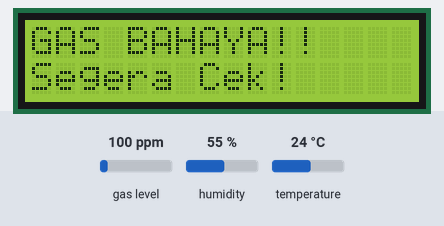
A program run on a simulated ESP32. Parts: 16×2 character LCD. The inputs (shaded band) are chosen by the test bench; at power-on: gas level 100 ppm, temperature 24 °C, humidity 55 %. WiFi joins after 1.5 s; servers stay silent unless stated; what the program prints to the serial monitor is not drawn.

Above: at 12.5 s.
12.6 s: gas level set to 54 ppm
18.1 s: gas level set to 47 ppm
At 23.3 s:
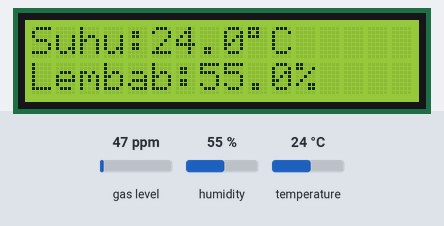
31.1 s: temperature set to 12 °C
At 33.0 s:
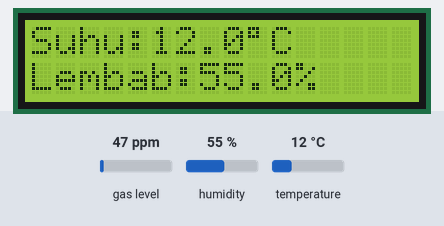
35.5 s: humidity set to 22 %
At 42.8 s:
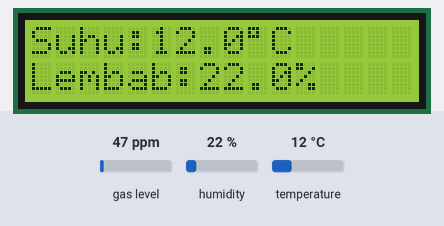
45.6 s: temperature set to 19 °C
At 52.5 s:
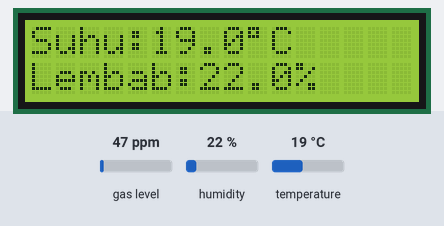
55.7 s: gas level set to 20 ppm
At 65.5 s:
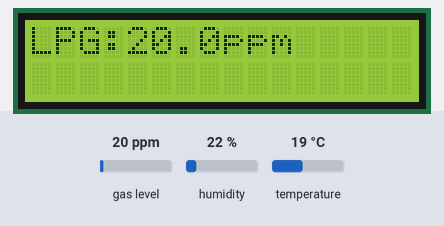
Timing chart, 0 to 67.0 s (numbered marks = the images above; inputs shaded):
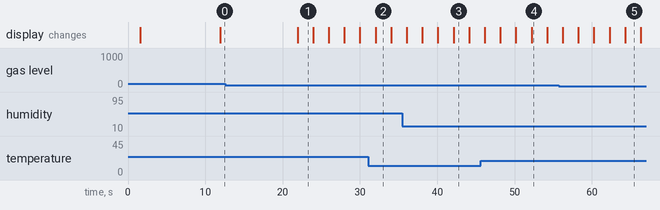

The program:

main.cpp
```cpp
// Blynk credentials (HARUS DI ATAS INCLUDE)
#define BLYNK_TEMPLATE_ID "TMPL6UKJvkBgO"
#define BLYNK_TEMPLATE_NAME "UASIOT"
#define BLYNK_AUTH_TOKEN "SSjhcJUeZ4ebqZ0SrV_809s-FU9dILME"

// Include library
#include <WiFi.h>
#include <BlynkSimpleEsp32.h>
#include <Wire.h>
#include <LiquidCrystal_I2C.h>
#include <DHT.h>
#include <MQUnifiedsensor.h>

// WiFi credentials
char ssid[] = "Apip";
char pass[] = "";

// LCD I2C
LiquidCrystal_I2C lcd(0x27, 16, 2);

// DHT11
#define DHTPIN 4
#define DHTTYPE DHT22
DHT dht(DHTPIN, DHTTYPE);

// MQ-2
#define Board "ESP32"
#define Voltage_Resolution 3.3
#define ADC_Bit_Resolution 12
#define RatioMQ2CleanAir 9.83
#define MQ2_PIN 34

MQUnifiedsensor mq2(Board, Voltage_Resolution, ADC_Bit_Resolution, MQ2_PIN, "MQ-2");

// Timer Blynk
BlynkTimer timer;

// Variabel sensor global
float lpg_ppm, co_ppm, smoke_ppm, h2_ppm, temperature, humidity;

// Threshold limit
#define LPG_LIMIT 1000
#define CO_LIMIT 50
#define SMOKE_LIMIT 300
#define H2_LIMIT 1000

bool kondisiBahaya = false;

void readSensors() {
  humidity = dht.readHumidity();
  temperature = dht.readTemperature();

  if (isnan(humidity) || isnan(temperature)) {
    Serial.println("Gagal membaca DHT11!");
    lcd.clear();
    lcd.setCursor(0, 0);
    lcd.print("Sensor Error");
    return;
  }

  mq2.update();

  mq2.setRegressionMethod(1);

  mq2.setA(574.25); mq2.setB(-2.222);
  lpg_ppm = mq2.readSensor();

  mq2.setA(36974); mq2.setB(-3.109);
  co_ppm = mq2.readSensor();

  mq2.setA(1000); mq2.setB(-2.186);
  smoke_ppm = mq2.readSensor();

  mq2.setA(987); mq2.setB(-2.162);
  h2_ppm = mq2.readSensor();

  Blynk.virtualWrite(V0, temperature);
  Blynk.virtualWrite(V1, humidity);
  Blynk.virtualWrite(V2, lpg_ppm);
  Blynk.virtualWrite(V3, co_ppm);
  Blynk.virtualWrite(V4, smoke_ppm);
  Blynk.virtualWrite(V5, h2_ppm);

  Serial.print("Suhu: "); Serial.print(temperature); Serial.print(" C, ");
  Serial.print("LPG: "); Serial.print(lpg_ppm); Serial.print(" ppm, ");
  Serial.print("CO: "); Serial.print(co_ppm); Serial.print(" ppm, ");
  Serial.print("Smoke: "); Serial.print(smoke_ppm); Serial.print(" ppm, ");
  Serial.print("H2: "); Serial.print(h2_ppm); Serial.println(" ppm");

  // Cek kondisi bahaya
  kondisiBahaya = (lpg_ppm > LPG_LIMIT) || (co_ppm > CO_LIMIT) || (smoke_ppm > SMOKE_LIMIT) || (h2_ppm > H2_LIMIT);

  // Update LED di Blynk
  if (kondisiBahaya) {
    Blynk.setProperty(V10, "color", "#FF0000"); // Merah
    Blynk.virtualWrite(V10, 255); // ON
  } else {
    Blynk.setProperty(V10, "color", "#00FF00"); // Hijau
    Blynk.virtualWrite(V10, 255); // ON
  }
}

void tampilkanKeLCD() {
  if (kondisiBahaya) {
    lcd.clear();
    lcd.setCursor(0, 0);
    lcd.print("GAS BAHAYA!!");
    lcd.setCursor(0, 1);
    lcd.print("Segera Cek!");
    delay(3000);
    return;
  }

  lcd.clear();
  lcd.setCursor(0, 0);
  lcd.print("Suhu:");
  lcd.print(temperature, 1);
  lcd.print((char)223);
  lcd.print("C");
  lcd.setCursor(0, 1);
  lcd.print("Lembab:");
  lcd.print(humidity, 1);
  lcd.print("%");
  delay(2000);

  lcd.clear();
  lcd.setCursor(0, 0);
  lcd.print("LPG:");
  lcd.print(lpg_ppm, 1);
  lcd.print("ppm");
  delay(2000);

  lcd.clear();
  lcd.setCursor(0, 0);
  lcd.print("CO:");
  lcd.print(co_ppm, 1);
  lcd.print("ppm");
  delay(2000);

  lcd.clear();
  lcd.setCursor(0, 0);
  lcd.print("Smoke:");
  lcd.print(smoke_ppm, 1);
  lcd.print("ppm");
  delay(2000);

  lcd.clear();
  lcd.setCursor(0, 0);
  lcd.print("H2:");
  lcd.print(h2_ppm, 1);
  lcd.print("ppm");
  delay(2000);
}

void sendSensor() {
  readSensors();
  tampilkanKeLCD();
}

void setup() {
  Serial.begin(115200);
  lcd.init();
  lcd.backlight();
  dht.begin();

  lcd.setCursor(0, 0);
  lcd.print("Connecting...");
  WiFi.begin(ssid, pass);
  while (WiFi.status() != WL_CONNECTED) {
    delay(500);
    Serial.print(".");
  }
  Serial.println("\nWiFi Connected");
  lcd.clear();
  lcd.setCursor(0, 0);
  lcd.print("WiFi Connected");

  Blynk.begin(BLYNK_AUTH_TOKEN, ssid, pass);

  mq2.setRegressionMethod(1);
  mq2.init();

  Serial.print("Calibrating MQ-2 ...");
  float calcR0 = 0;
  for (int i = 0; i < 10; i++) {
    mq2.update();
    calcR0 += mq2.calibrate(RatioMQ2CleanAir);
    delay(500);
  }
  mq2.setR0(calcR0 / 10);
  Serial.print("Done! R0 = "); Serial.println(mq2.getR0());

  if (isnan(mq2.getR0())) {
    Serial.println("Kalibrasi gagal, cek koneksi MQ-2!");
    while (1);
  }

  timer.setInterval(5000L, sendSensor);
}

void loop() {
  Blynk.run();
  timer.run();
}
```

Measured:
- the behaviour switches between 51 and 50 ppm on gas level (found by bisection; images 0 and 1)
- after the input at 12.6 s, every drawn part: stays the same
- after the input at 18.1 s, the display: changes after 3.8 s (image 1)
- what the display in image 1 shows lasts 2.0 s, from 21.9 s to 23.9 s
